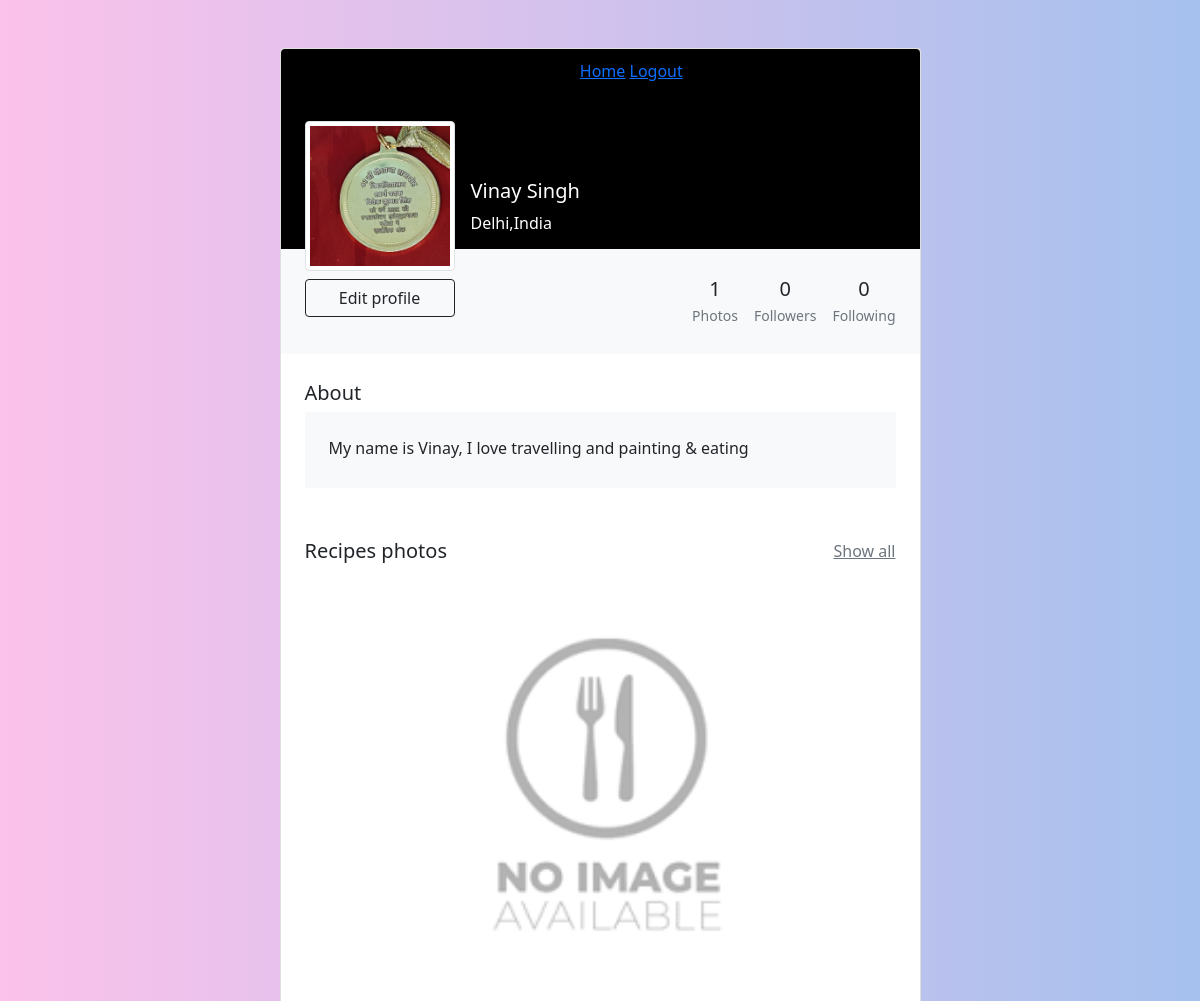
/setting (signed in), run on the app's committed database.
### core/models.py (models this page shows, shortened)
class Profile(models.Model):
    user = models.ForeignKey(User, on_delete=models.CASCADE)
    bio = models.TextField(blank=True)
    profileimg = models.ImageField(upload_to='profile_images',default='blank-profile-picture.png')
    location = models.CharField(max_length=100, blank=True)
    last_updated = models.DateField(default = datetime.now())

class Recipe(models.Model):
    id = models.UUIDField(primary_key = True, default = uuid.uuid4)
    user = models.ForeignKey(User, on_delete=models.CASCADE)
    recipename = models.TextField(blank=False, max_length=100)
    recipeimg = models.ImageField(upload_to='recipe_images',default='no_recipe_img.png')
    description = models.TextField(blank=True)
    created_at = models.DateTimeField(default = datetime.now())
    rating = models.FloatField(default = 0)

### core/views.py (the view, shortened to what this page needs)
# urls.py: path('setting',view=views.settings, name='settings'),
@login_required(login_url='signin')
def settings(request):
    user_object = User.objects.get(username = request.user.username)
    user_profile = Profile.objects.get(user = user_object)
    recipes = Recipe.objects.filter(user = user_object).order_by('created_at')
    return render(request,'profilepage.html', {'user_profile':user_profile,'user_object':user_object,
                                               'recipes':recipes,
                                               'post_len':len(recipes)})

### templates/profilepage.html (shortened to what this page needs)
{% load static %}
<!DOCTYPE html>
<html lang="en">
  <head>
    <link rel="stylesheet" href="{% static 'css/profile.css' %}">
    <link href="https://cdn.jsdelivr.net/npm/bootstrap@5.0.2/dist/css/bootstrap.min.css" rel="stylesheet">
  </head>
  <body>
    <section class="h-100 gradient-custom-2">
      <div class="container py-5 h-100">
        <div class="row d-flex justify-content-center align-items-center h-100">
          <div class="col col-lg-9 col-xl-7">
            <div class="card">
              <div class="rounded-top text-white d-flex flex-row" style="background-color: #000; height:200px;">
                <div class="ms-4 mt-5 d-flex flex-column" style="width: 150px;">
                  <img src="{{user_profile.profileimg.url}}"
                    alt="Generic placeholder image" class="img-fluid img-thumbnail mt-4 mb-2"
                    style="width: 150px; z-index: 1" id = 'profileimg'>
                  <button type="button" class="btn btn-outline-dark editbtn" data-mdb-ripple-color="dark"
                    style="z-index: 1;">
                    Edit profile
                  </button>
                </div>
                <div class="ms-3" style="margin-top: 130px;">
                  <h5>{{user_object.first_name}} {{user_object.last_name}}</h5>
                  <p>{{user_profile.location}}</p>
                </div>
                <div  style="margin-top: 10px; float: right;">
                  <p><a href='/'>Home</a> <a href="/logout">Logout</a></p>
                </div>
              </div>
              <div class="p-4 text-black" style="background-color: #f8f9fa;">
                <div class="d-flex justify-content-end text-center py-1">
                  <div>
                    <p class="mb-1 h5">{{post_len}}</p>
                    <p class="small text-muted mb-0">Photos</p>
                  </div>
                  <div class="px-3">
                    <p class="mb-1 h5">0</p>
                    <p class="small text-muted mb-0">Followers</p>
                  </div>
                  <div>
                    <p class="mb-1 h5">0</p>
                    <p class="small text-muted mb-0">Following</p>
                  </div>
                </div>
              </div>
              <div class="card-body p-4 text-black">
                <div class="mb-5">
                  <p class="lead fw-normal mb-1">About</p>
                  <div class="p-4" style="background-color: #f8f9fa;">
                    <p class="font-italic mb-1">{{user_profile.bio}}</p>
                  </div>
                </div>
                <div class="d-flex justify-content-between align-items-center mb-4">
                  {% if post_len == 0 %}
                  <p class="lead fw-normal mb-0">You have not uploaded any recipe yet</p>
                  {% else %}
                  <p class="lead fw-normal mb-0">Recipes photos</p>
                  <p class="mb-0"><a href="#!" class="text-muted">Show all</a></p>
                  {% endif %}
                </div>
                <div class="row g-2">
                  {% for recipe in recipes %}
                  <div class="col mb-2">
                    <img src="{{recipe.recipeimg.url}}"
                      alt="image 1" class="w-100 rounded-3">
                  </div>
                  {% endfor %}
                </div>
              </div>
            </div>
          </div>
        </div>
      </div>
    </section>
  </body>
</html>

### static/css/profile.css (style rules this page uses)
.gradient-custom-2 { background: #fbc2eb; background: -webkit-linear-gradient(to right, rgba(251, 194, 235, 1), rgba(166, 193, 238, 1)); background: linear-gradient(to right, rgba(251, 194, 235, 1), rgba(166, 193, 238, 1)) }
body { font-family: "Inter", sans-serif; }

### data on the page
Profile: profileimg (picture), location "Delhi,India", bio "My name is Vinay, I love travelling and painting & eating"
Recipe: recipeimg (picture)

### other printed values
{{ user_object.first_name }} "Vinay"
{{ user_object.last_name }} "Singh"
{{ post_len }} "1"
